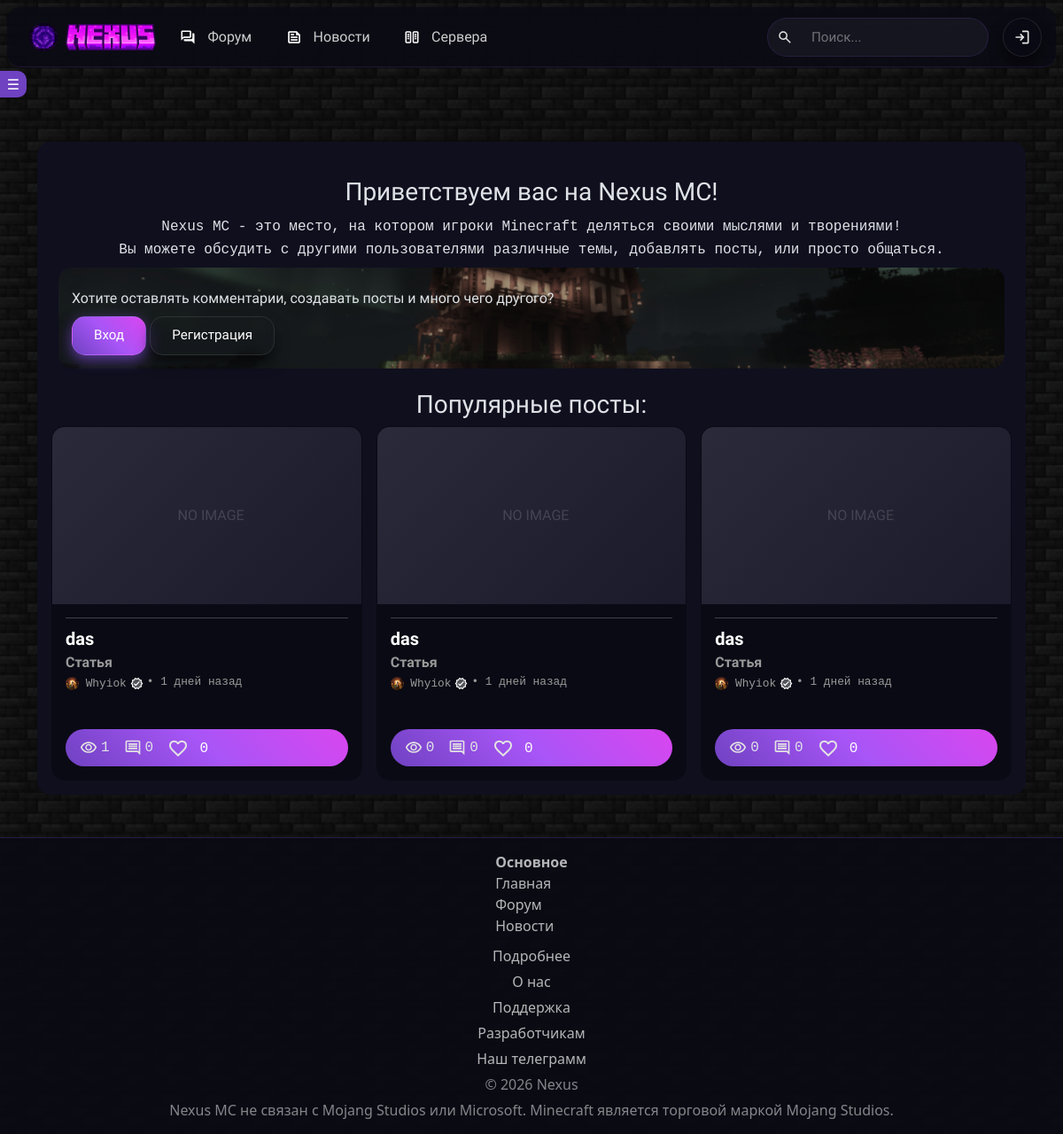
The page / on the database its author committed.
### __init__.py (models this page shows, shortened)
class Posts(db.Model):  # Посты
    id = db.Column(db.Integer, primary_key=True)
    id_author = db.Column(db.Integer)
    title = db.Column(db.String)
    text = db.Column(db.Text)
    rating = db.Column(db.Integer, default=0)
    views = db.Column(db.Integer, default=0)
    status = db.Column(db.Integer, default='on_moderating')
    type = db.Column(db.JSON, default=[])
    image_name = db.Column(db.String)
    date = db.Column(db.DateTime, default=datetime.utcnow)
    is_news = db.Column(db.Boolean, default=False)
    official = db.Column(db.Boolean, default=False)

class User(db.Model, UserMixin):  # Пользователи
    id = db.Column(db.Integer, primary_key=True)
    username = db.Column(db.String, unique=True)
    description = db.Column(
        db.Text, default="Пользователь поленился и не добавил инфу о себе :[")
    email = db.Column(db.Text, unique=True)
    edition = db.Column(db.String)
    hash_password = db.Column(db.String)
    avatar = db.Column(db.String)
    date = db.Column(db.DateTime, default=datetime.utcnow)
    is_moderator = db.Column(db.Boolean, default=False)
    is_admin = db.Column(db.Boolean, default=False)
    is_checked = db.Column(db.Boolean, default=False)
    is_banned = db.Column(db.Boolean, default=False)
    is_frozen = db.Column(db.Boolean, default=False)

### __init__.py (the view)
@app.route('/')
def index():
    posts = Posts.query.order_by(Posts.views.desc()).all()
    comments_len = 0
    if posts:
        for post in posts:
            comment = Comments.query.filter_by(id_post=post.id).all()
            post.author = User.query.get(post.id_author)
            comments_len = len(comment)
    return render_template("index.html", posts=posts, comments_len=comments_len)

### templates/index.html (shortened to what this page needs)
{% extends 'base.html' %}
{% block main %}
<main class="content">
    <div class="container">
        <div class="text-center d-flex justify-content-center">
            <div class="main-page-content p-3">
                <div>
                    <h3 class="mt-4 font">Приветствуем вас на Nexus MC!</h3>
                    <span class="font-mine mt-2">Nexus MC - это место, на котором игроки Minecraft деляться своими
                        мыслями и творениями!<br>
                        Вы можете обсудить с другими пользователями различные темы, добавлять посты, или просто
                        общаться.</span>
                    {%if current_user.is_authenticated%}
                    {%else%}
                    <div style="background-image: url(/static/img/background.png);
                                    background-position: center;
                                    background-size: 100%;
                                    background-repeat: none;
                                    border-radius: 15px;
                                    padding: 15px;" class="text-start m-2">
                        <label class="my-2 font">Хотите оставлять комментарии, создавать посты и много чего
                            другого?</label>
                        <div class="d-flex gap-1">
                            <a class="btn-glass btn-glass-primary font" href="/login">Вход</a>
                            <a class="font btn-glass btn-glass-outline" href="/register">Регистрация</a>
                        </div>
                    </div>
                    {%endif%}
                    <h3 class="mt-4 font">Популярные посты:</h3>
                    <div class="row g-3">
                        {% if posts|length > 0 %}
                        {% for post in posts %}
                        {% if post.status == 'moderated' %}
                        <div class="col-12 col-md-6 col-lg-4">
                            <div class="{% if post.type == 'exclusive' %}ex-post{% else %}post{% endif %}">
                                {% if post.image_name %}
                                <a href="/post/{{ post.id }}" class="text-decoration-none">
                                    <div style="width: 100%; height: 200px;">
                                        <img src="{{ url_for('static', filename='uploads/' ~ post.image_name) }}"
                                            alt="Post image"
                                            style="width: 100%; height: 200px; object-fit: cover; object-position: center;">
                                    </div>
                                </a>
                                {% else %}
                                <a href="/post/{{ post.id }}" class="text-decoration-none">
                                    <div style="
                width: 100%;
                height: 200px;
                background: linear-gradient(135deg, #2a2a3a 0%, #1a1a2a 100%);
                display: flex;
                align-items: center;
                justify-content: center;
            ">
                                        <span style="
                    color: rgba(255,255,255,0.3);
                    font-size: 1rem;
                    font-family: 'Unbounded', sans-serif;
                    opacity: 0.5;
                    user-select: none;
                    margin-left: 0.6rem;
                ">NO IMAGE</span>
                                    </div>
                                </a>
                                {% endif %}
                                <div style="padding: 15px; flex: 1; display: flex; flex-direction: column;">
                                    <hr class="p-1">
                                    <a style="color: white; font-family: 'Unbounded', sans-serif;"
                                        class="fw-bold text-decoration-none fs-5 text-start" title="Заголовок"
                                        href="/post/{{ post.id }}">{{
                                        post.title }}</a>
                                    <a style="font-family: 'Unbounded', sans-serif;" title="Тип поста"
                                        class="fw-bold text-decoration-none fs-7 {% if post.type == 'exclusive' %}text-golden{% else %}text-secondary{% endif %} text-start">{%
                                        if post.type == 'article' %}Статья{% elif post.type == 'server_java' %}Java
                                        сервер{% elif post.type == 'server_bedrock' %}Bedrock сервер{% elif post.type ==
                                        'texture_pack' %}Текстур пак{% elif post.type == 'exclusive' %}Эксклюзивный{%
                                        else %}Неизвестный тип поста{% endif %}</a>
                                    <div class="d-flex">
                                        <a class="m-0 link-custom text-secondary font-small font-mine text-start"
                                            href="/user/{{ post.author.id }}">
                                            <img src="/static/avatars/{{ post.author.avatar }}" height="15" width="15"
                                                style="border-radius: 50%; margin-bottom: 0;">
                                            {{ post.author.username }}{%if post.author.username == 'Whyiok'%}<img
                                                src="static/verified.svg" height="15" class="m-1">{%endif%} </a>
                                        <a
                                            class="m-0 text-decoration-none text-secondary font-small font-mine text-start">•
                                            {{
                                            time_ago(post.date) }}</a>
                                    </div>
                                    <div
                                        class="d-flex flex-row gap-3 mt-auto {% if post.type == 'exclusive' %}bg-golden{% else %}bg-purple{% endif %} rounded-pill align-items-center p-2">
                                        <span title="Просмотры" class="font-mine"><img src="/static/view.svg"
                                                class="me-1 ms-2" height="20">{{
                                            post.views }}</span>
                                        <span title="Комментарии" class="font-mine"><img src="/static/comment.svg"
                                                class="me-1" height="20">{{
                                            comments_len }}</span>
                                        <form class="like-form" data-id="{{ post.id }}" data-type="post">
                                            <button type="submit" class="btn-unstyled button-custom" title="Нравится">
                                                <img id="like-icon-{{ post.id }}"
                                                    src="/static/{% if post.liked %}like_filled.svg{% else %}like.svg{% endif %}">
                                            </button>
                                            <span id="rating-{{ post.id }}" class="ms-2 mt-2 font-mine text-white">{{
                                                post.rating }}</span>
                                        </form>
                                    </div>
                                </div>
                            </div>
                        </div>
                        {% endif %}
                        {% endfor %}
                        {% endif %}
                    </div>
                </div>
            </div>
        </div>
    </div>
</main>
{% endblock %}

### rows shown on the page
Posts: title "das", type "Статья", author.avatar (picture), author.username "Whyiok", date "1 дней назад", views "1", comments_len "0", rating "0"
Posts: title "das", type "Статья", author.avatar (picture), author.username "Whyiok", date "1 дней назад", views "0", comments_len "0", rating "0"
Posts: title "das", type "Статья", author.avatar (picture), author.username "Whyiok", date "1 дней назад", views "0", comments_len "0", rating "0"
